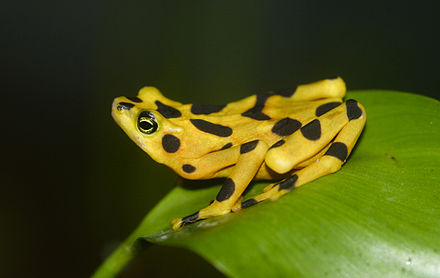
//> input picture opencv_object_recognition/CNN/image.jpg, 440 x 278 px, given in place of the camera
$ ./greenHSV   (built with g++ and OpenCV 4)
//> lines starting //> are read from the running program, lines starting //| are printed output that depends on the picture; after the words box and inside, x2 and y2 are one past the last pixel; in counts of white or black regions, pixels touching at a corner belong together
#include <iostream>
#include "opencv2/highgui/highgui.hpp"
#include "opencv2/imgproc/imgproc.hpp"

using namespace cv;
using namespace std;

 int main( int argc, char** argv )
 {
    VideoCapture cap(0); //capture the video from webcam

    if ( !cap.isOpened() )  // if not success, exit program
    {
         cout << "Cannot open the web cam" << endl;
         return -1;
    }

//    namedWindow("Control", CV_WINDOW_AUTOSIZE); //create a window called "Control"

 int iLowH = 31;
 int iHighH = 110;

 int iLowS = 82;
 int iHighS = 255;

 int iLowV = 96;
 int iHighV = 255;

// [11 lines of commented-out code are left out]

 int iLastX = -1;
 int iLastY = -1;

 //Capture a temporary image from the camera
 Mat imgTmp;
 cap.read(imgTmp);
//> imgTmp is the input picture: 278 rows x 440 cols, CV_8UC3; mean B, G, R 20.5, 77.9, 71.5

 //Create a black image with the size as the camera output
 Mat imgLines = Mat::zeros( imgTmp.size(), CV_8UC3 );;


    while (true)
    {
        Mat imgOriginal;

        bool bSuccess = cap.read(imgOriginal); // read a new frame from video


         if (!bSuccess) //if not success, break loop
        {
             cout << "Cannot read a frame from video stream" << endl;
             break;
        }

  Mat imgHSV;

  cvtColor(imgOriginal, imgHSV, COLOR_BGR2HSV); //Convert the captured frame from BGR to HSV
//> imgHSV: 278 rows x 440 cols, CV_8UC3; mean H, S, V 36.8, 170.3, 82.5

  Mat imgThresholded;

  inRange(imgHSV, Scalar(iLowH, iLowS, iLowV), Scalar(iHighH, iHighS, iHighV), imgThresholded); //Threshold the image
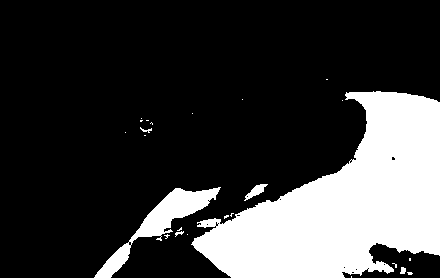
//> imgThresholded: 278 rows x 440 cols, CV_8UC1; 23.3% white; 25 white regions (19 under 20 px), largest, box (x1, y1, x2, y2) and area: (191, 91, 440, 278) 25710, (94, 187, 221, 278) 2493, (244, 184, 268, 201) 158, (400, 267, 406, 274) 33, (140, 127, 152, 133) 28, (175, 231, 184, 237) 24

  //morphological opening (removes small objects from the foreground)
  erode(imgThresholded, imgThresholded, getStructuringElement(MORPH_ELLIPSE, Size(5, 5)) );
  dilate( imgThresholded, imgThresholded, getStructuringElement(MORPH_ELLIPSE, Size(5, 5)) );

  //morphological closing (removes small holes from the foreground)
  dilate( imgThresholded, imgThresholded, getStructuringElement(MORPH_ELLIPSE, Size(5, 5)) );
  erode(imgThresholded, imgThresholded, getStructuringElement(MORPH_ELLIPSE, Size(5, 5)) );
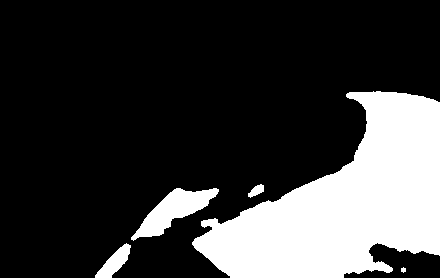
//> imgThresholded: 278 rows x 440 cols, CV_8UC1; 23.1% white; 5 white regions, box (x1, y1, x2, y2) and area: (192, 91, 440, 278) 25647, (131, 188, 219, 241) 1868, (95, 243, 131, 278) 555, (248, 184, 264, 198) 125, (401, 267, 406, 273) 22

  //Calculate the moments of the thresholded image
  Moments oMoments = moments(imgThresholded);
//> oMoments = moments, m00 7195335, centre m10/m00, m01/m00 = (329.3, 205.1)

  double dM01 = oMoments.m01;
//> dM01 = 1.48e+09
  double dM10 = oMoments.m10;
//> dM10 = 2.37e+09
  double dArea = oMoments.m00;
//> dArea = 7195335

  // if the area <= 10000, I consider that the there are no object in the image and it's because of the noise, the area is not zero
  if (dArea > 10000)
  {
   //calculate the position of the ball
   int posX = dM10 / dArea;
//> posX = 329
   int posY = dM01 / dArea;
//> posY = 205

   if (iLastX >= 0 && iLastY >= 0 && posX >= 0 && posY >= 0)
   {
    //Draw a red line from the previous point to the current point
    line(imgLines, Point(posX, posY), Point(iLastX, iLastY), Scalar(0,0,255), 2);
   }

   iLastX = posX;
//> iLastX = 329
   iLastY = posY;
//> iLastY = 205
  }

  imshow("Thresholded Image", imgThresholded); //show the thresholded image

  imgOriginal = imgOriginal + imgLines;
  imshow("Original", imgOriginal); //show the original image

        if (waitKey(30) == 27) //wait for 'esc' key press for 30ms. If 'esc' key is pressed, break loop
//> the Esc key is pressed
       {
            cout << "esc key is pressed by user" << endl;
            break;
       }
    }

   return 0;
}
